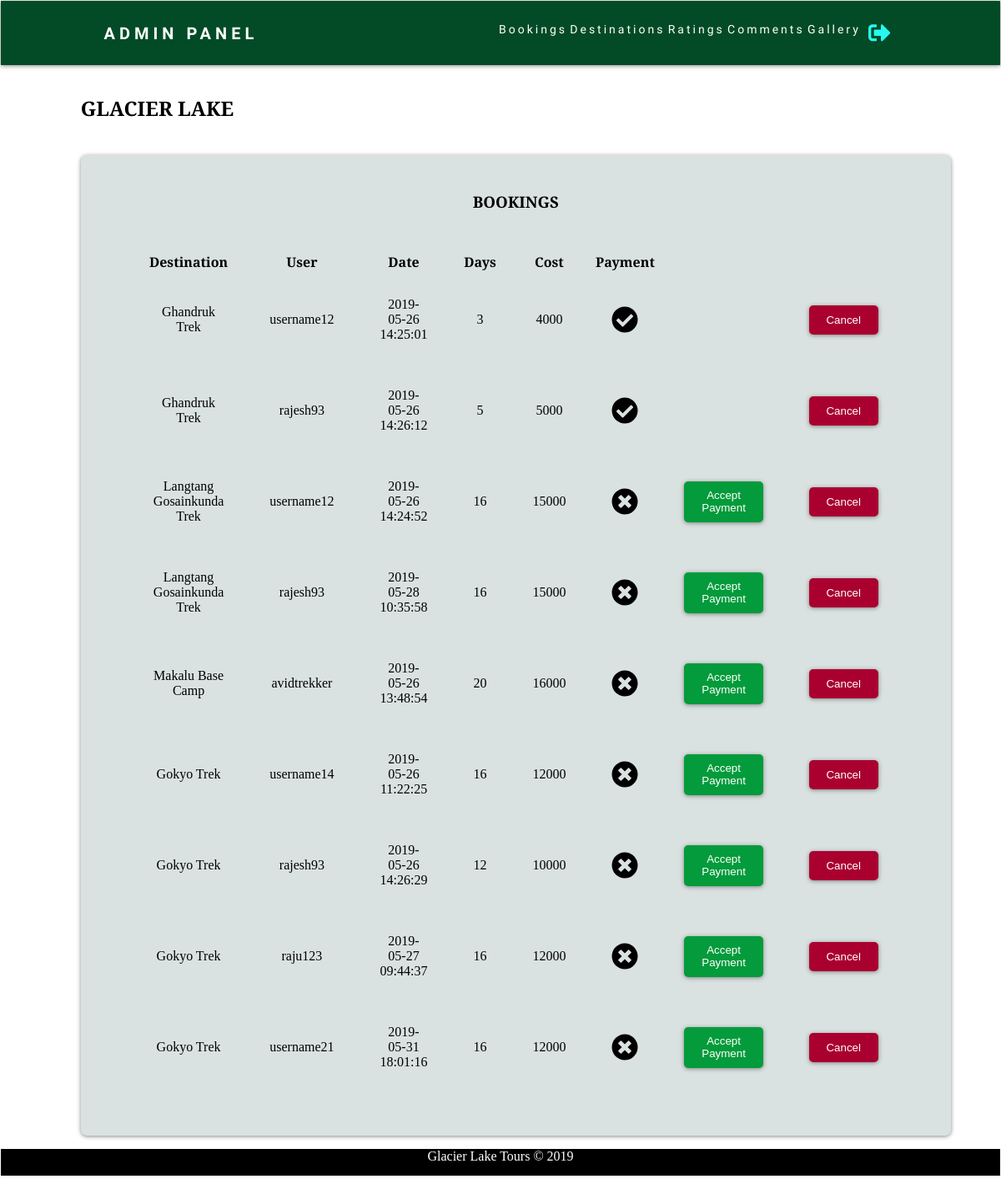
The page /admin.php (signed in) on the database its author committed.
### tables this page shows
CREATE TABLE `bookings` (
  `id` int(11) NOT NULL,
  `destid` int(11) NOT NULL,
  `uid` int(11) NOT NULL,
  `date` datetime NOT NULL,
  `payment` smallint(2) NOT NULL DEFAULT '0',
  `days` int(11) NOT NULL,
  `cost` int(11) NOT NULL
);

CREATE TABLE `destination` (
  `destid` int(11) NOT NULL,
  `destname` varchar(128) NOT NULL,
  `cost` int(11) NOT NULL,
  `overview` text NOT NULL,
  `days` int(11) NOT NULL,
  `descrip` text NOT NULL,
  `destimg` varchar(128) NOT NULL,
  `bdays` int(11) NOT NULL,
  `bcost` int(11) NOT NULL
);

CREATE TABLE `user` (
  `id` int(11) NOT NULL,
  `username` varchar(128) NOT NULL,
  `email` varchar(128) NOT NULL,
  `password` varchar(128) NOT NULL,
  `profimg` varchar(128) NOT NULL DEFAULT 'userlog.png',
  `level` tinyint(2) NOT NULL DEFAULT '0'
);

### admin.php (the view, shortened to what this page needs)
<?php
	include('includes/header3.php');
?>
<!DOCTYPE html>
<html>
<head>
	<link rel="stylesheet" type="text/css" href="css/rstyle.css">
</head>
<body>
	<div class="wrapper">
		<h2>GLACIER LAKE</h2>
		<div class="box">
			<h3>BOOKINGS</h3>
			<?php
				$sql2 = "SELECT * FROM bookings ORDER BY destid DESC";
				$result2 = mysqli_query($connection, $sql2);
				echo "<table class='tabl'>
					<tr><th>Destination</th>
					<th>User</th>
					<th>Date</th>
					<th>Days</th>
					<th>Cost</th>
					<th>Payment</th>
					<th></th><th></th></tr>";
				while ($row2 = mysqli_fetch_assoc($result2)) {
					$destid = $row2['destid'];
					$bookid = $row2['id'];
					$uid = $row2['uid'];
					$sql3 = "SELECT * FROM destination WHERE destid='$destid'";
					$result3 = mysqli_query($connection, $sql3);
					$sql4 = "SELECT * FROM user WHERE id='$uid'";
					$result4 = mysqli_query($connection, $sql4);
					$row4 = mysqli_fetch_assoc($result4);
					$row3 = mysqli_fetch_assoc($result3);
					$destname = $row3['destname'];
					echo "<tr>
					<td>".$destname."</td>
					<td>".$row4['username']."</td>
					<td>".$row2['date']."</td>
					<td>".$row2['days']."</td>
					<td>".$row2['cost']."</td>
					<td>";
					if ($row2['payment']==1) {
						echo "<i class='fas fa-check-circle fa-2x'></i>";
					}else{
						echo "<i class='fas fa-times-circle fa-2x'></i>";
					}
					echo "</td>
					<td><form method='POST' action='includes/adbookfunc.php'>
					<input type='hidden' name='bookid' value='".$bookid."'>";
					if ($row2['payment']==0) {
						echo "<button type='submit' name='acceptbook' class='btn'>Accept Payment</button>";
					}
					echo"
					</td><td>
					<button type='submit' name='cancelbook' class='btnx'>Cancel</button></form>
					</td>
					</tr>";
				}
				echo "</table>";
				?>
		</div>
	</div>
</body>
<footer>
			<p>Glacier Lake Tours &copy; 2019</p>
	</footer>
</html>

### css/style.css (style rules this page uses)
body { display: block;; background: white; margin: 1px !important; font-family: 'Alegreya', serif; }
.btnx { background: #aa0030; color: white; padding: 0.6rem 1.3rem; text-decoration: none; border: 0; border-radius: 5px; box-shadow: 0 1px 5px rgba(104, 104, 104, 0.8); cursor: pointer }
.btn { background: #039b3b; color: white; padding: 0.6rem 1.3rem; text-decoration: none; border: 0; border-radius: 5px; box-shadow: 0 1px 5px rgba(104, 104, 104, 0.8); cursor: pointer; }
.wrapper { margin:1px 8%; display: grid; grid-gap: 20px; }
.box { background: #d9e2e1; text-align: center; padding: 1.5rem 2rem; box-shadow: 0 1px 5px rgba(104, 104, 104, 0.8); border-radius: 7px; }
.tabl { width: 100%; border-spacing: 5px; padding: 25px; }
.table th,td { padding: 25px; }
footer { background: black; color: white; }
footer p { text-align: center; height: 2rem; }

### rows shown on the page
bookings: destid.destname "Ghandruk Trek", uid.username "username12", date "2019-05-26 14:25:01", days "3", cost "4000", payment 1 (drawn)
bookings: destid.destname "Ghandruk Trek", uid.username "rajesh93", date "2019-05-26 14:26:12", days "5", cost "5000", payment 1 (drawn)
bookings: destid.destname "Langtang Gosainkunda Trek", uid.username "username12", date "2019-05-26 14:24:52", days "16", cost "15000", payment 0 (drawn)
bookings: destid.destname "Langtang Gosainkunda Trek", uid.username "rajesh93", date "2019-05-28 10:35:58", days "16", cost "15000", payment 0 (drawn)
bookings: destid.destname "Makalu Base Camp", uid.username "avidtrekker", date "2019-05-26 13:48:54", days "20", cost "16000", payment 0 (drawn)
bookings: destid.destname "Gokyo Trek", uid.username "username14", date "2019-05-26 11:22:25", days "16", cost "12000", payment 0 (drawn)
bookings: destid.destname "Gokyo Trek", uid.username "rajesh93", date "2019-05-26 14:26:29", days "12", cost "10000", payment 0 (drawn)
bookings: destid.destname "Gokyo Trek", uid.username "raju123", date "2019-05-27 09:44:37", days "16", cost "12000", payment 0 (drawn)
bookings: destid.destname "Gokyo Trek", uid.username "username21", date "2019-05-31 18:01:16", days "16", cost "12000", payment 0 (drawn)
